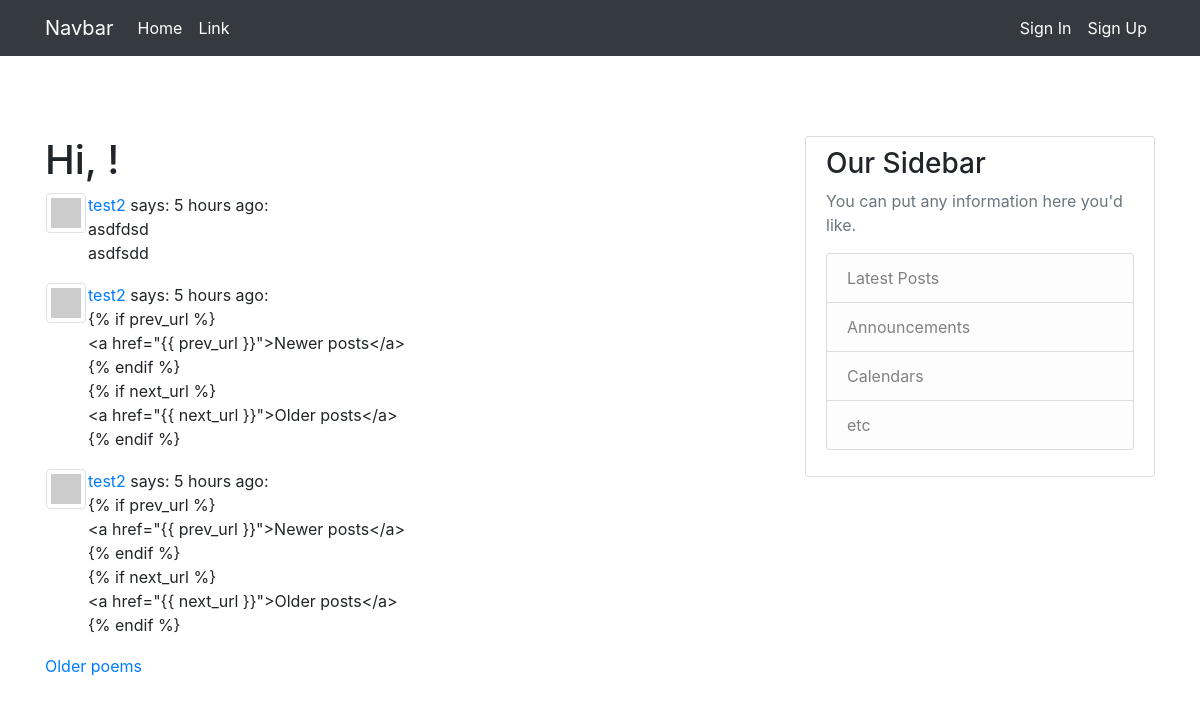
The page /index on the database as committed earlier.
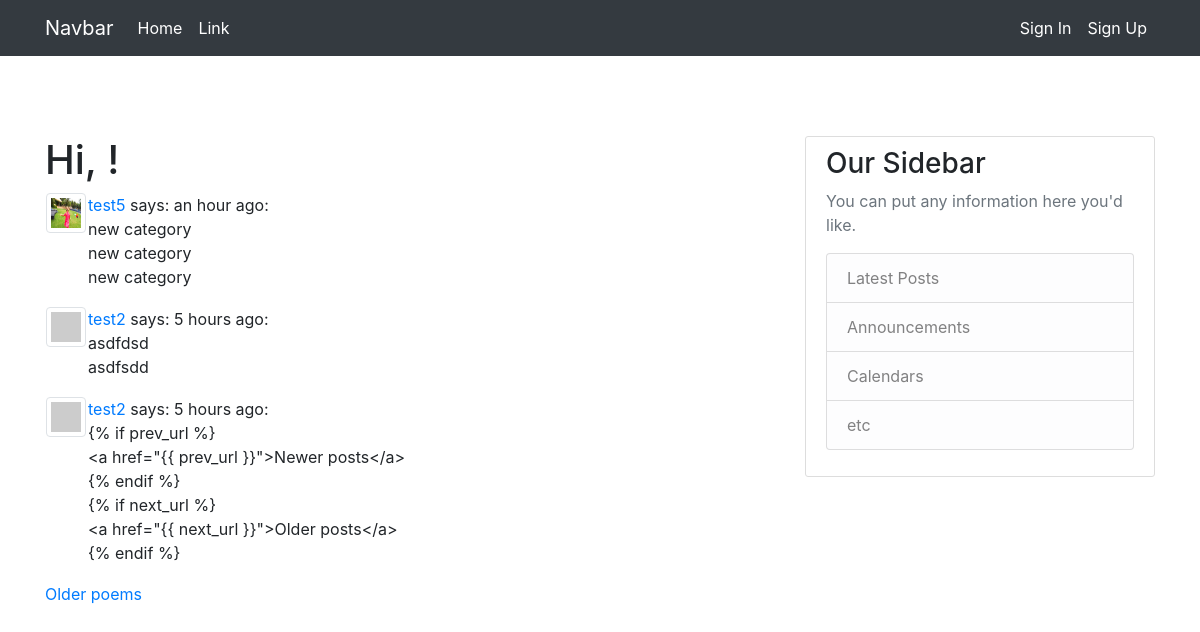
The same page on the database as committed later.
### app/models.py (models this page shows, shortened)
class Poem(db.Model):
    id = db.Column(db.Integer, primary_key=True)
    body = db.Column(db.String(140))
    created_at = db.Column(db.DateTime, index=True, default=datetime.utcnow)
    user_id = db.Column(db.Integer, db.ForeignKey('user.id'))
    category_id = db.Column(db.Integer, db.ForeignKey("category.id"))

class User(UserMixin, db.Model):
    id = db.Column(db.Integer, primary_key=True)
    username = db.Column(db.String(64), index=True, unique=True)
    email = db.Column(db.String(120), index=True, unique=True)
    image_file = db.Column(db.String(120), nullable=True)
    password_hash = db.Column(db.String(128))
    about_me = db.Column(db.String(140))
    last_seen = db.Column(db.DateTime, default=datetime.utcnow)
    poems = db.relationship('Poem', backref='author', lazy='dynamic')
    followed = db.relationship(
        'User', secondary=followers,
        primaryjoin=(followers.c.follower_id == id),
        secondaryjoin=(followers.c.followed_id == id),
        backref=db.backref('followers', lazy='dynamic'), lazy='dynamic')
    def avatar(self, size):
        digest = md5(self.email.lower().encode('utf-8')).hexdigest()
        return 'https://www.gravatar.com/avatar/{}?d=identicon&s={}'.format(
            digest, size)

### app/main/routes.py (the view)
@bp.route('/')
@bp.route('/index')
def index():
    page = request.args.get('page', 1, type=int)
    poems = Poem.query.order_by(Poem.created_at.desc()).paginate(page, current_app.config["POEMS_PER_PAGE"], False)
    next_url = url_for('main.index', page=poems.next_num) \
        if poems.has_next else None
    prev_url = url_for('main.index', page=poems.prev_num) \
        if poems.has_prev else None
    return render_template('main/index.html', poems=poems.items, next_url=next_url,
                           prev_url=prev_url)

### app/templates/main/index.html (shortened to what this page needs)
{% extends "base.html" %}
{% block content %}
    <div class="row">
        <div class="col">
            <h1>Hi, {{ current_user.username }}!</h1>
            {% for poem in poems %}
                {% include "partials/poem.html" %}
            {% endfor %}
            {% if next_url %}
            <a href="{{ next_url }}">Older poems</a>
            {% endif %}
        </div>
    </div>
{% endblock %}

### app/templates/partials/poem.html
<table>
    <tr valign="top">
        <td>
            {% if poem.author.image_file %}
                <img src="{{ url_for('static', filename='profile_pics/' + poem.author.image_file)  }}"class="img-thumbnail" style="width: 40px; height: 40px;">
            {% else %}
            <img src="{{ poem.author.avatar(46) }}"class="img-thumbnail" style="width: 40px; height: 40px;">
            {% endif %}
        </td>
        <td>
            <a href="{{ url_for('users.user', username=poem.author.username) }}">
                {{ poem.author.username }}
            </a>
            says: {{ moment(poem.created_at).fromNow() }}:
            <p class="article-content"> {{ poem.body }} </p>
        </td>
    </tr>
</table>

Rows that differ between the two databases and show on the page:
no longer on this page (row unchanged): Poem: author.username "test2", created_at "5 hours ago", body "{% if prev_url %} <a href=\"{{ prev_url }}\">Newer posts</a> {% endif %} {% if next_url %} <a href=\"{{ next_url }}\">Older posts</a> {% endif %}"
added Poem: image_file (picture), author.username "test5", created_at "an hour ago", body "new category new category new category"
